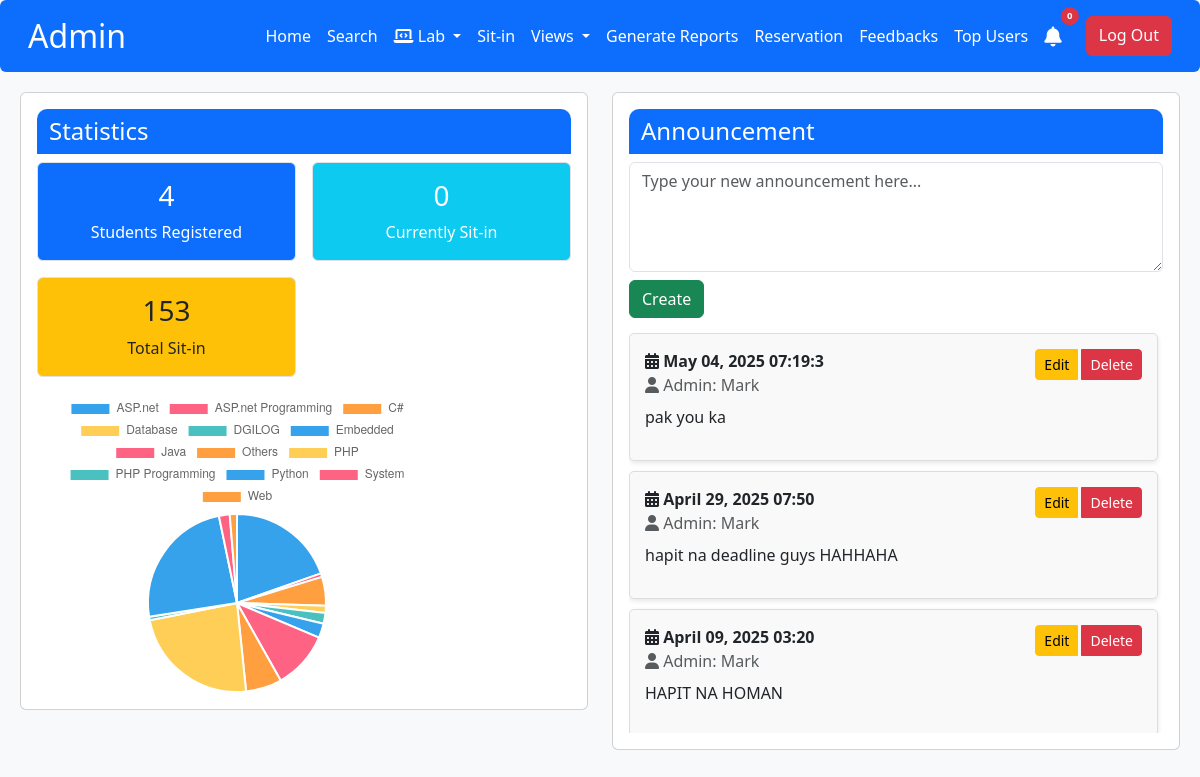
Before: /admin/admin_Dashboard.php with the older database file.
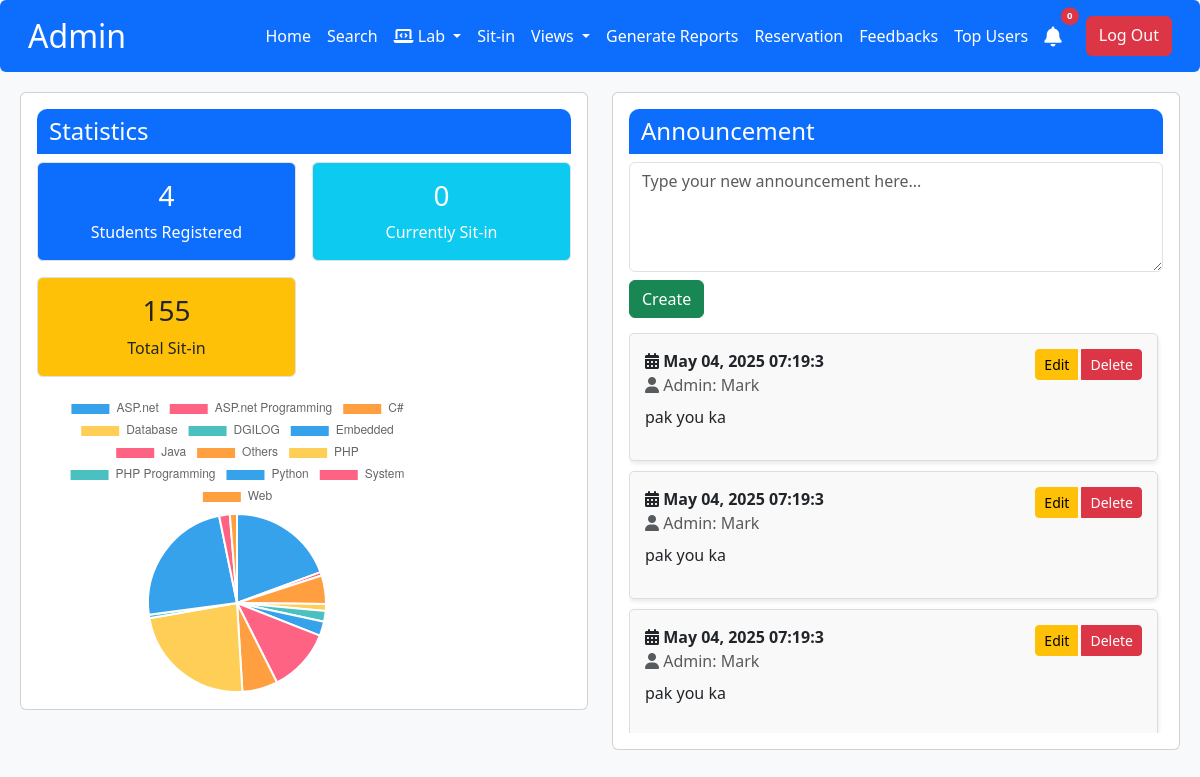
After: the same page with the newer database file.
### tables this page shows
CREATE TABLE `announce` (
  `announce_id` int(11) NOT NULL,
  `admin_name` varchar(20) NOT NULL,
  `date` varchar(20) NOT NULL,
  `message` varchar(255) NOT NULL
);

### admin/admin_Dashboard.php (the view, shortened to what the changed rows need)
<?php
$conn = openConnection();
$total_query = "SELECT COUNT(*) as count FROM student_sit_in";
$total_result = $conn->query($total_query);
$total_sit_in = $total_result->fetch_assoc()['count'];
$purpose_query = "SELECT sit_purpose, COUNT(*) as count FROM student_sit_in GROUP BY sit_purpose";
$purpose_result = $conn->query($purpose_query);
$purposes = [];
$purpose_counts = [];
while($row = $purpose_result->fetch_assoc()) {
    $purposes[] = $row['sit_purpose'];
    $purpose_counts[] = $row['count'];
}
$announcements = [];
$sql = "SELECT * FROM announce ORDER BY date DESC, announce_id DESC";
$result = $conn->query($sql);
if ($result->num_rows > 0) {
    while ($row = $result->fetch_assoc()) {
        $announcements[] = $row;
    }
}
?>
<!DOCTYPE html>
<html>
<head>
    <link rel="stylesheet" href="https://cdn.jsdelivr.net/npm/bootstrap@5.3.0/dist/css/bootstrap.min.css">
</head>
<body class="bg-light">
<?php include 'admin_navbar.php' ?>
<div class="main-content">
    <div class="row">
        <div class="col-md-6">
            <div class="card p-3 mb-3">
                <div class="row g-3">
                    <div class="col-md-6">
                        <div class="border rounded p-3 text-center bg-warning text-dark">
                            <h3><?php echo $total_sit_in; ?></h3>
                            <p class="mb-0">Total Sit-in</p>
                        </div>
                    </div>
                </div>
                <div class="mt-3">
                    <canvas id="statisticsChart" style="max-width: 400px; max-height: 400px;"></canvas>
                </div>
            </div>
        </div>
        <div class="col-md-6">
            <div class="card p-3 mb-3">
                <div class="announcement-container">
                    <ul class="list-unstyled">
                        <?php foreach ($announcements as $announcement) { ?>
                            <li class="announcement-item" id="announcement-<?php echo $announcement['announce_id']; ?>">
                                <div class="d-flex justify-content-between align-items-start">
                                    <div class="flex-grow-1">
                                        <strong><i class="fas fa-calendar-alt"></i> <?php echo htmlspecialchars($announcement['date']); ?></strong>
                                        <br>
                                        <span class="text-muted"><i class="fas fa-user"></i> Admin: <?php echo htmlspecialchars($announcement['admin_name']); ?></span>
                                        <p class="mt-2 announcement-text-<?php echo $announcement['announce_id']; ?>">
                                            <?php echo htmlspecialchars($announcement['message']); ?>
                                        </p>
                                    </div>
                                    <div class="btn-group ms-2">
                                        <button class="btn btn-sm btn-warning me-1"
                                                onclick="editAnnouncement(<?php echo $announcement['announce_id']; ?>, this)">
                                            Edit
                                        </button>
                                        <button class="btn btn-sm btn-danger"
                                                onclick="deleteAnnouncement(<?php echo $announcement['announce_id']; ?>, this)">
                                            Delete
                                        </button>
                                    </div>
                                </div>
                            </li>
                        <?php } ?>
                    </ul>
                </div>
            </div>
        </div>
    </div>
<script>
    const ctx2 = document.getElementById('statisticsChart').getContext('2d');
    new Chart(ctx2, {
        type: 'pie',
        data: {
            labels: <?php echo json_encode($purposes); ?>,
            datasets: [{
                data: <?php echo json_encode($purpose_counts); ?>,
                backgroundColor: ['#36A2EB', '#FF6384', '#FF9F40', '#FFCE56', '#4BC0C0']
            }]
        },
        options: {
            maintainAspectRatio: false, // Ensures size flexibility
            responsive: true
        }
    });
</script>
</body>
</html>

Changed rows visible on the page:
no longer on this page (row unchanged): announce: date "April 29, 2025 07:50", admin_name "Mark", message "hapit na deadline guys HAHHAHA"
no longer on this page (row unchanged): announce: date "April 09, 2025 03:20", admin_name "Mark", message "HAPIT NA HOMAN"
added announce: date "May 04, 2025 07:19:3", admin_name "Mark", message "pak you ka"
added announce: date "May 04, 2025 07:19:3", admin_name "Mark", message "pak you ka"
Other visible differences:
$total_sit_in: "153" → "155"
chart data {{ json_encode($purpose_counts) }}: ["30","1","8","2","3","4","16","10","36","1","37","3","2"] → ["30","1","8","2","3","4","18","10","36","1","37","3","2"]
